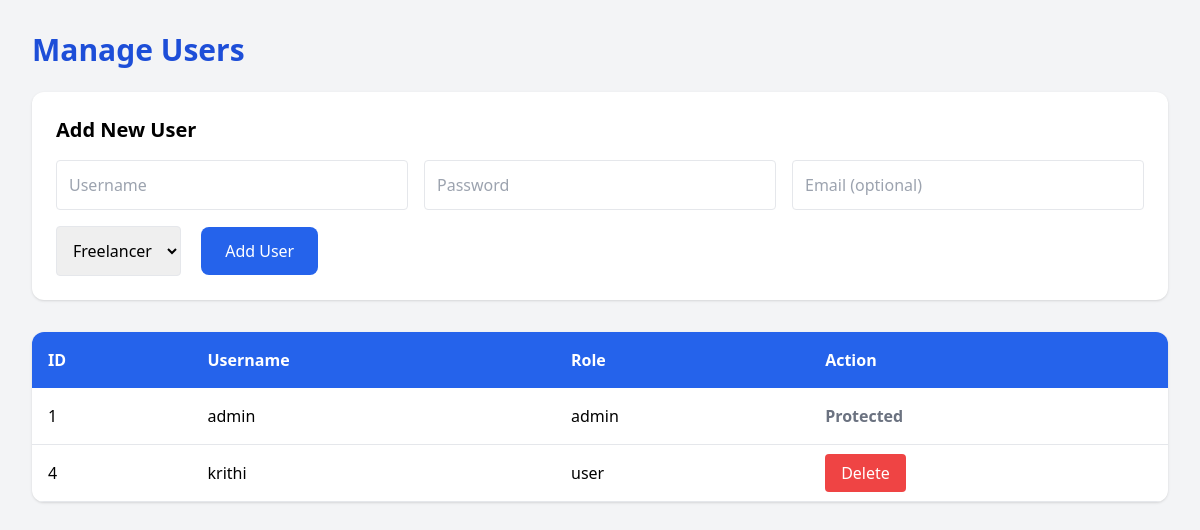
Page /manage_users (signed in) on the committed database.
### tables this page shows
CREATE TABLE users (
    id INTEGER PRIMARY KEY AUTOINCREMENT,
    username TEXT UNIQUE,
    password TEXT,
    role TEXT
);

### app.py (the view, shortened to what this page needs)
@app.route("/manage_users", methods=["GET", "POST"])
@admin_required
def manage_users():
    conn = get_db_connection()
    error = None
    users = conn.execute("SELECT * FROM users").fetchall()
    close_db_connection(conn)
    return render_template("manage_users.html", users=users, error=error)

### app.py (called while the page is built)
def admin_required(f):
    @wraps(f)
    def decorated_function(*args, **kwargs):
        if "user_id" not in session:
            return redirect("/login")
        if session.get("role") != "admin":
            return "Access Denied", 403
        return f(*args, **kwargs)
    return decorated_function

### database.py (called while the page is built)
def get_db_connection():
    conn = sqlite3.connect(DATABASE_PATH)
    conn.row_factory = sqlite3.Row
    return conn

def close_db_connection(conn):
    if conn:
        conn.close()

### templates/manage_users.html (shortened to what this page needs)
<!DOCTYPE html>
<html>
<head>
<script src="https://cdn.tailwindcss.com"></script>
</head>
<body class="bg-gray-100 p-8">
<h1 class="text-3xl font-bold mb-6 text-blue-700">
Manage Users
</h1>
<div class="bg-white p-6 rounded-xl shadow mb-8">
<h2 class="text-xl font-bold mb-4">
Add New User
</h2>
<form method="POST">
<div class="grid grid-cols-3 gap-4">
<input
type="text"
name="username"
placeholder="Username"
class="border p-3 rounded"
required>
<input
type="password"
name="password"
placeholder="Password"
class="border p-3 rounded"
required>
<input
type="email"
name="email"
placeholder="Email (optional)"
class="border p-3 rounded">
</div>
<div class="mt-4">
<select
name="role"
class="border p-3 rounded">
<option value="freelancer">Freelancer</option>
</select>
<button
class="ml-4 bg-blue-600 hover:bg-blue-700 text-white px-6 py-3 rounded-lg">
Add User
</button>
</div>
</form>
</div>
<div class="bg-white rounded-xl shadow overflow-hidden">
<table class="w-full">
<tr class="bg-blue-600 text-white">
<th class="p-4 text-left">ID</th>
<th class="p-4 text-left">Username</th>
<th class="p-4 text-left">Role</th>
<th class="p-4 text-left">Action</th>
</tr>
{% for user in users %}
<tr class="border-b">
<td class="p-4">{{ user.id }}</td>
<td class="p-4">{{ user.username }}</td>
<td class="p-4">{{ user.role }}</td>
<td class="p-4">
{% if user.role != "admin" %}
<a href="/delete_user/{{ user.id }}"
class="bg-red-500 hover:bg-red-600 text-white px-4 py-2 rounded">
Delete
</a>
{% else %}
<span class="text-gray-500 font-semibold">
Protected
</span>
{% endif %}
</td>
</tr>
{% endfor %}
</table>
</div>
</body>
</html>

### rows in the picture
users: id "1", username "admin", role "admin", shows "Protected"
users: id "4", username "krithi", role "user"
